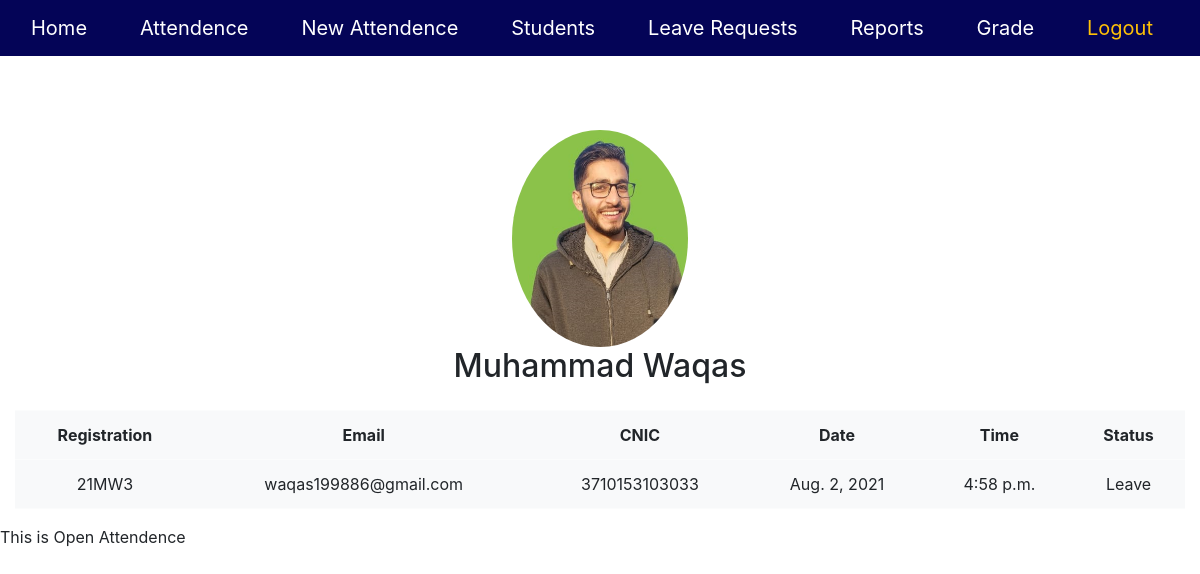
Screenshot of /adminPanel/openAttendence/10 with the database file from the repository.
### UserPanel/models.py (models this page shows, shortened)
class Student(models.Model):
    std_reg=models.CharField(max_length=5,primary_key=True)
    std_name=models.CharField(max_length=150,blank=False)
    std_email=models.EmailField(blank=False)
    std_password=models.CharField(max_length=20)
    std_cnic=models.CharField(max_length=150,unique=True)
    std_image=models.ImageField(upload_to='upload/',blank=False)

class Attendence(models.Model):
    status_option=(('A','Absent'),('P','Present'),('L','Leave'))
    att_id=models.AutoField(primary_key=True)
    std_reg=models.ForeignKey('Student',on_delete = models.CASCADE)
    att_date=models.DateField(auto_now_add=True)
    att_time=models.TimeField(auto_now_add=True)
    att_status=models.CharField(max_length=1,choices=status_option)

### AdminPanel/views.py (the view)
# urls.py: path('openAttendence/<str:att_id>',openAttendence,name='openAttendence'),
def openAttendence(request,att_id):
    att=Attendence.objects.get(att_id=att_id)
    reg=att.std_reg_id
    std=Student.objects.get(std_reg=reg)
    return render(request,'admin/openAttendence.html',{'student':std,'attendence':att})

### templates/admin/openAttendence.html (shortened to what this page needs)
{% extends "admin/admintemp.html" %}
{% load static %}
{% block body%}
    <div class="container-fluid center mt-4 pt-4">
        <img src="{{ student.std_image.url }}" alt="DP" width="15%" height="15%" class="d-inline-block mt-4 align-text-top rounded-circle">
        <h2>{{student.std_name}}</h2>
        <table class="table table-light mt-4">
            <tbody>
                <th>Registration</th>
                <th>Email</th>
                <th>CNIC</th>
                <th>Date</th>
                <th>Time</th>
                <th>Status</th>
                <tr>
                    <td>{{student.std_reg}}</td>
                    <td>{{student.std_email}}</td>
                    <td>{{student.std_cnic}}</td>
                    <td>{{attendence.att_date}}</td>
                    <td>{{attendence.att_time}}</td>
                    <td>{{attendence.att_status}}</td>
                </tr>
            </tbody>
        </table>
    </div>
    This is Open Attendence
{% endblock %}

### static/css/admin.css (style rules this page uses)
.center { text-align: center; }

### rows the page displays
Student: std_image (picture), std_name "Muhammad Waqas", std_reg "21MW3", std_email "waqas199886@gmail.com", std_cnic "3710153103033"
Attendence: att_date "Aug. 2, 2021", att_time "4:58 p.m.", att_status "Leave"
